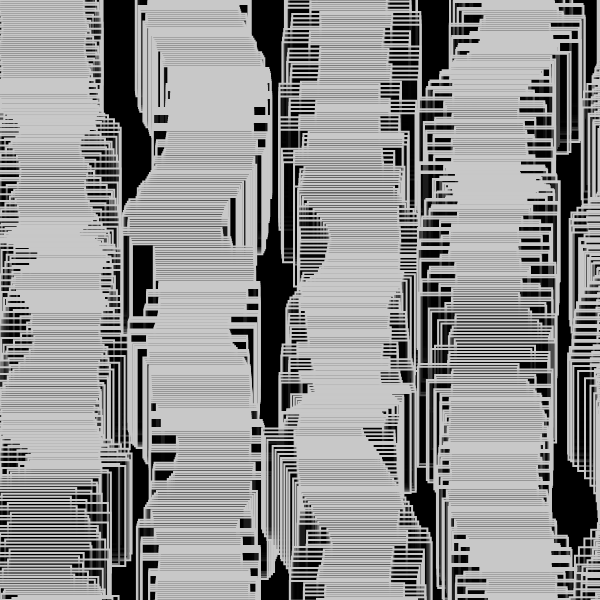
Frame 1 (no input)
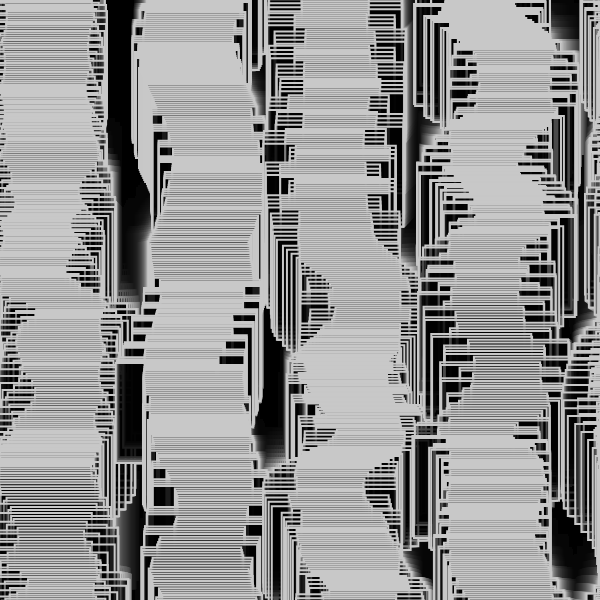
Frame 60 (no input)
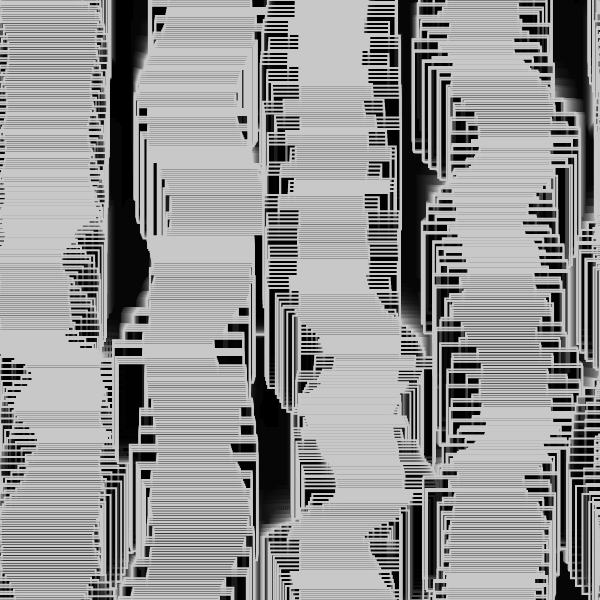
Frame 120 (the mouse pressed at the canvas centre since frame 60)

The p5.js sketch that drew these frames (run headless with seeded random() and noise() and a simulated clock; from frame 60 on, the mouse is pressed at the canvas centre):

// p5.js sketch
// ── sketch.js
//inspo from Fiona 

let moverSystems = [];
let num = 10;
let cells, cols, rows;
let offset, margin;
let cellW, cellH;
let bg;
let graphics;



function setup() {
  w = 600;
  var canvas;
    if(windowWidth>=600 && windowHeight >=600){
      canvas = createCanvas(600, 600);
    }
    else{
      canvas = createCanvas(windowWidth, windowHeight - 100);
    }

  var x = (windowWidth - width) / 2;
  var y = (windowHeight - height) / 2;

  canvas.position(x, y);
  background(0);
  noStroke();

}
var t = 0;

function draw(){
  background(0, 20)
  t+=1/600
          stroke(200)
          fill(0, 100)
  strokeWeight(2)
  for(var x=0;x<width+30;x+=150){
    for(var y=-40;y<height+40;y+=2){
      var a=noise(x,y/width,t)*20
    　var b=noise(x,y/width-t)*50
      rect(x+cos(b)*(sin(a)-sin(x|y))*20,y+sin(a)*20, 100, 100)
     }
  }
}
